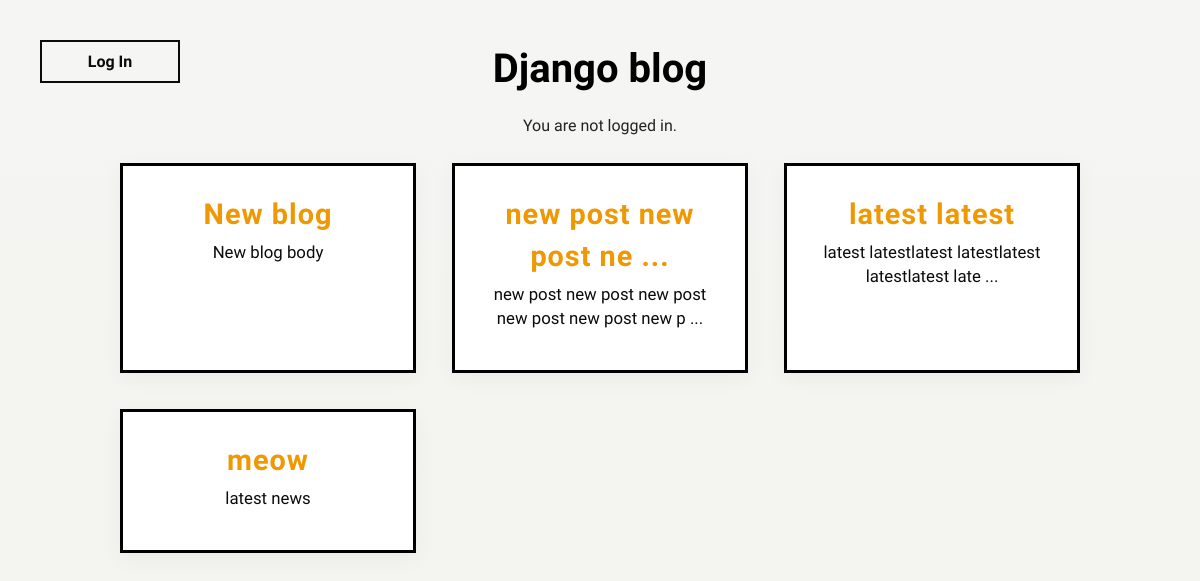
The app's page /, older data.
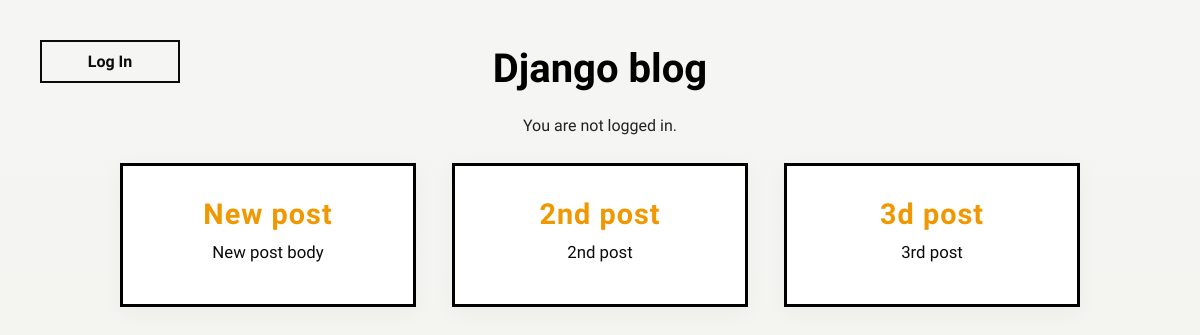
The same page, newer data.
### blog/models.py (models this page shows, shortened)
class Post(models.Model):
	title = models.CharField(max_length=200)
	author = models.ForeignKey(
		'auth.User',
		on_delete=models.CASCADE,
	)
	body = models.TextField()

### blog/views.py (the view)
# urls.py: path('', BlogListView.as_view(), name='home'),
class BlogListView(ListView):
	model = Post
	template_name = 'home.html'

### templates/home.html
{% extends 'base.html' %}
{% block content %}
	{% for post in object_list %}
	<div class="post-entry card">
		<h2 class="post_title">
			<a href="{% url 'post_details' post.pk %}">
				{{ post.title|slice:":20" }}
				{% if post.title|length > 20 %}...{% endif %}
			</a>
		</h2>
		<p class="post_body">
			{{ post.body|slice:":50" }}
			{% if post.body|length > 50 %}...{% endif %}
		</p>
	</div>
	{% endfor %}
{% endblock content %}

### templates/base.html (shortened to what this page needs)
{% load static %}
<html>
	<head>
		<link href="{% static 'css/base.css' %}" rel="stylesheet">
	</head>
	<body>
		<header>
			<h1 class="site_header"><a href="{% url 'home' %}">Django blog</a></h1>
		</header>
		{% if user.is_authenticated %}
			<p>Hi {{ user.username }}!</p>
			<form method="post" action="{% url 'logout' %}">
				{% csrf_token %}
				<p>
					<a class="button save_btn session" value="logout" type="submit" href="#"
						onclick="this.closest('form').submit();">
						Log out
					</a>
				</p>
			</form>
		{% else %}
			<p>You are not logged in.</p>
			<a class="button save_btn session" href="{% url 'login' %}">Log In</a>
		{% endif %}
		<div class="cards_container">
			{% block content %}
			{% endblock content %}
		</div>
	</body>
</html>

### static/css/base.css (style rules this page uses)
:root { --muted: #f5f5f3; --text: #0b0b0b; --card-bg: #ffffff; --radius: 6px; --max-width: 980px; --new_button: rgb(34, 139, 34); --update_button: rgb(30, 144, 255); --delete_button: rgb(220, 20, 60); --home_button: rgb(239, 152, 1); }
* { box-sizing: border-box; margin: 0; padding: 0; font-family: Staatliches, "Staatliches", "Josefin Sans", system-ui, -apple-system, Arial; }
html, body { height: 100% }
body { color: var(--text); background: linear-gradient(180deg, var(--muted), rgb(243,244,239)); -webkit-font-smoothing: antialiased; -moz-osx-font-smoothing: grayscale; line-height: 1.45; padding: 2.5rem; display: flex; flex-direction: column; align-items: center; }
.site_header { width: 100%; display: flex; justify-content: space-between; align-items: center; margin-bottom: 1rem; gap: 1rem; }
.site_header a { text-decoration: none; color: black; }
.cards_container { display: grid; grid-template-columns: repeat(auto-fit, minmax(250px, 1fr)); gap: 1rem; width: 100%; max-width: var(--max-width); margin: 0 auto; }
.card { min-width: 250px; margin: 10px; text-align: center; position: relative; background: var(--card-bg); padding: 1.5rem; box-shadow: 0 6px 22px rgba(10,10,10,0.04); display: block; overflow: hidden; border: 3px solid #000; hyphens: auto; word-break: break-word; word-wrap: break-word; }
.button { margin: 0 0 30px 0; width: 140px; display: inline-block; text-align: center; text-decoration: none; font-weight: 600; padding: 0.5rem 1rem; transition: background 0.3s, color 0.3s; cursor: pointer; }
.save_btn { color: var(--new_button); border: 2px solid var(--new_button); }
.session { position: absolute; left: 2.5rem; top: 2.5rem; color: var(--text); border: 2px solid var(--text); }
.card a { text-decoration: none; color: rgb(239,152,1); }
.post_title { position: relative; font-family: Staatliches, "Staatliches", "Bebas Neue", sans-serif; font-size: 1.8rem; margin-bottom: 0.25rem; z-index: 1; letter-spacing: 1px; color: rgb(239,152,1); }
.post_body { font-size: 1.05rem; color: var(--text); z-index: 1; max-width: 70ch; }
h1 { font-size: 2.5rem; font-family: Staatliches, "Staatliches", "Bebas Neue", sans-serif; margin-bottom: 0.5rem }
h2 { font-size: 1.6rem; margin: 0.25rem 0 0.7rem 0; font-weight: 700 }
p { margin-bottom: 1rem; color: #222; }

Row changes from the older to the newer data that the page shows:
removed Post: title "New blog", body "New blog body"
removed Post: title "new post new post ne", body "new post new post new post new post new post new p"
removed Post: title "latest latest", body "latest latestlatest latestlatest latestlatest late"
removed Post: title "meow", body "latest news"
added Post: title "New post", body "New post body"
added Post: title "2nd post", body "2nd post"
added Post: title "3d post", body "3rd post"
